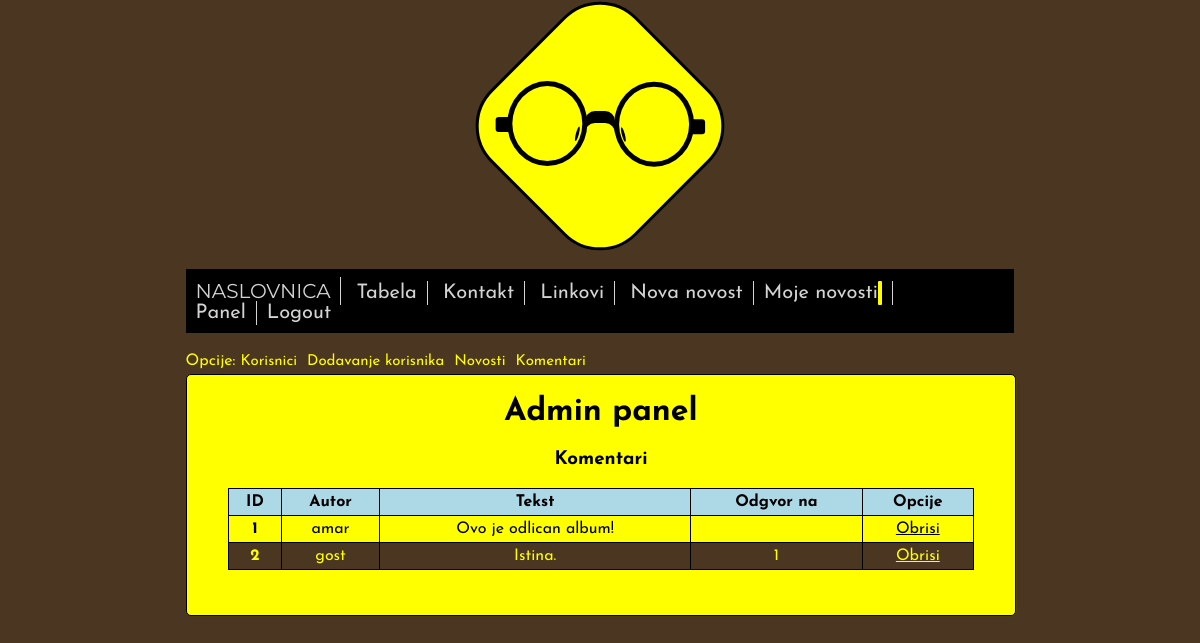
The app's page /panelkomentari.php (signed in) with its own data.
### tables this page shows
CREATE TABLE IF NOT EXISTS `komentar` (
  `id` int(11) NOT NULL AUTO_INCREMENT,
  `novostid` int(11) NOT NULL,
  `odgovornakomentar` int(11) DEFAULT NULL,
  `teks` varchar(255) NOT NULL,
  `autor` varchar(255) NOT NULL,
  `novikomentar` tinyint(1) NOT NULL,
  PRIMARY KEY (`id`),
  KEY `fk_komentar_novost1_idx` (`novostid`),
  KEY `fk_komentar_komentar1_idx` (`odgovornakomentar`)
);

### panelkomentari.php (the view, shortened to what this page needs)
<html>
  <head>
    <link rel="stylesheet" type="text/css" href="stil.css">
    <link rel="stylesheet" href="logo2.css" media="screen" title="no title">
  </head>
  <body>
    <div class="baza">
      <div class="most">
        <div class="most1">
        </div>
      </div>
      <div class="okvir desno">
      </div>
      <div class="okvir lijevo">
      </div>
      <div class="rub" id="lijevi-rub">
      </div>
      <div class="rub" id="desni-rub">
      </div>
      <div class="gumica" id="lijeva-gumica">
      </div>
      <div class="gumica" id="desna-gumica">
      </div>
    </div>
    <div class="stranica">
        <div class="navpozicija">
          <nav class="navigacija">
            <a href="index.php">NASLOVNICA</a>
            <a href="tabela.php">Tabela</a>
            <a href="kontakt.php">Kontakt</a>
            <a href="linkovi.php">Linkovi</a>
            <?php
              if(isset($_SESSION['user'])){
                print '<a href="dodavanje.php">Nova novost</a>';
                print '<a href="mojenovosti.php">Moje novosti <span id="broj-novosti"></span></a>';
                if($_SESSION['admin']==1) print '<a href="panel.php">Panel</a>';
                else print '<a href="promjenasifre.php">Promjena sifre</a>';
                print '<a href="login.php?action=logout">Logout</a>';
              }
              else{
                print '<a href="login.php">Login</a>';
              }
             ?>
          </nav>
        </div>
        <div class="filter-stranice">
          <span>Opcije:</span>
          <ul>
            <li><a href="panel.php">Korisnici</a></li>
            <li><a href="novikorisnik.php">Dodavanje korisnika</a></li>
            <li><a href="panelnovosti.php">Novosti</a></li>
            <li><a href="panelkomentari.php">Komentari</a></li>
          </ul>
        </div>
      <div class="glavni-citav autovisina">
        <h1>Admin panel</h1>
        <h3>Komentari </h3>
        <?php
          print "<table>";
          print "<tr>";
          print "<th>ID</th>";
          print "<th>Autor</th>";
          print "<th>Tekst</th>";
          print "<th>Odgvor na</th>";
          print "<th>Opcije</th>";
          print "</tr>";
          $veza = new PDO("mysql:dbname=spirala4;host=localhost;charset=utf8", "spirala4", "spirala4");
          $veza->exec("set names utf8");
          $rezultat = $veza ->query("SELECT id,autor, teks, odgovornakomentar from komentar");
          foreach ($rezultat as $komentar) {
            print "<tr>";
            print "<td>".$komentar['id']."</td>";
            print "<td>".$komentar['autor']."</td>";
            print "<td>".$komentar['teks']."</td>";
            if($komentar['odgovornakomentar']==0)   print "<td>  </td>";
            else print "<td>".$komentar['odgovornakomentar']."</td>";
            print "<td><a href='panelkomentari.php?obrisi=".$komentar['id']."'>Obrisi</a></td>";
            print "</tr>";
          }
          print "</table>";
         ?>
      </div>
    </div>
  </body>
</html>

### stil.css (style rules this page uses)
body { background-color: #4B3621; font-family: 'Josefin Sans', sans-serif; }
.stranica { margin-left: 15%; width: 70%; }
.navpozicija { position: relative; margin: auto; }
.navigacija { overflow: visible; width: 100%; padding-top: 10px; padding-bottom: 10px; margin: 40px 0px; margin-top: 40px; margin-bottom: 15px; box-sizing: border-box; background-color: black; }
.navigacija>a { box-sizing: border-box; text-decoration: none; font-family: 'Josefin Sans', sans-serif; color: lightgray; font-size: 20px; border-right: 1px solid lightgray; padding:2px 10px; overflow: hidden; width: 125%; }
.navigacija>a:first-child { font-family: 'Montserrat', sans-serif; }
.navigacija>a:last-child { border-right: none; }
.glavni-citav { background-color: yellow; width: 100%; height: 500px; border-radius: 5px; border: 1px solid black; }
.glavni-citav>h1,.glavni-citav>h3 { text-align: center; }
table { width: 90%; border-collapse: collapse; margin: auto; }
table, th, td { border: 1px solid black; }
table { margin-bottom: 45px; }
th, td { text-align: center; vertical-align: middle; padding: 5px; }
th { background-color: lightblue; }
tr:nth-child(odd) { background-color: #4B3621; color: yellow; }
tr:first-child { color: black; }
td:first-child { font-weight: bold; }
tr a { color: inherit; }
.autovisina { height: auto; }
.filter-stranice span { color: yellow; }
.filter-stranice ul { padding-left: 0px; margin-top: 5px; margin-bottom: 5px; display: inline-block; }
.filter-stranice li { display: inline-block; font-size: 15px; margin-right: 5px; color: yellow; }
.filter-stranice a { color: yellow; text-decoration: none; }
#broj-novosti { background: yellow none repeat scroll 0% 0%; color: black; padding: 2px; border-radius: 1px; }

### logo2.css (style rules this page uses)
.baza { background-color: yellow; border: 3px solid black; height: 200px; width: 200px; margin: auto; -ms-transform: rotate(30deg); -webkit-transform: rotate(20deg); -moz-transform: rotate(20deg); transform: rotate(45deg); border-radius: 25%; margin-top: 23px; }
.most { position: absolute; background-color: black; height: 30px; width: 30px; margin-left: 85px; margin-top: 85px; transform: rotate(-45deg); border-radius: 33%; }
.most1 { position: absolute; background-color: yellow; height: 30px; width: 30px; margin-top: 12px; border-radius: 33%; }
.okvir { position: absolute; background-color: transparent; height: 75px; width: 70px; border: 5px solid black; border-radius: 50%; z-index: 1; transform: rotate(-45deg); }
.desno { margin-left: 97px; margin-top: 18px; }
.lijevo { margin-left: 21px; margin-top: 93px; }
.rub { position: absolute; background-color: black; height: 15px; width: 15px; border-radius: 3px; transform: rotate(-45deg); }
.gumica { position: absolute; background-color: black; height: 15px; width: 3px; border-radius: 50%; }
#lijevi-rub { margin-top: 24px; margin-left: 162px; }
#desni-rub { margin-top: 160px; margin-left: 23px; }
#lijeva-gumica { margin-top: 82px; margin-left: 121px; transform: rotate(-60deg); }
#desna-gumica { margin-top: 114px; margin-left: 88px; transform: rotate(-30deg); }

### records on screen
komentar: id "1", autor "amar", teks "Ovo je odlican album!"
komentar: id "2", autor "gost", teks "Istina.", odgovornakomentar "1"
